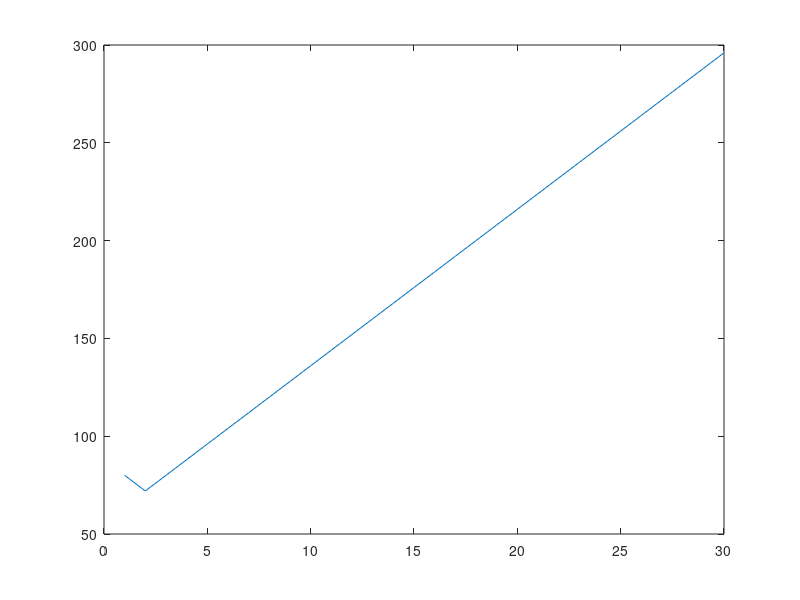

This figure's MATLAB source:

VecSize = zeros(1,30);
for i = 1:30
	clear A;
	A = zeros(i,i);
	A(1:3)=1;
	As = sparse(A);
	s = whos('As');
	VecSize(i)=s.bytes;
end
x = 1:30;
plot(x,VecSize);